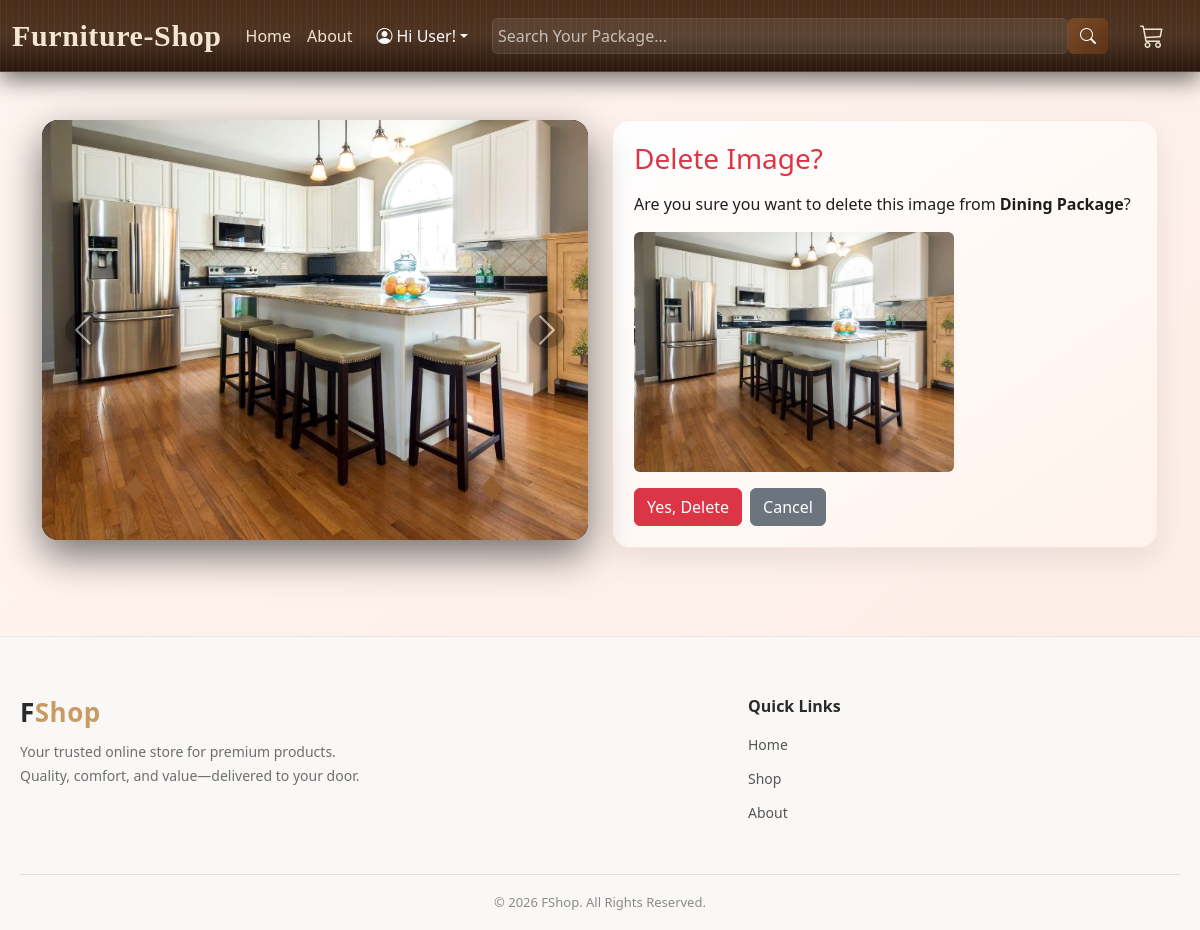
Page /products/image/del/4 on the committed database.
### products/models.py (models this page shows, shortened)
class ProductImage(models.Model):
    img = models.ImageField(
        upload_to='products/images/',
        blank=True,
        null=True
    )
    video = models.FileField(
        upload_to='products/videos/',
        blank=True,
        null=True,
        validators=[FileExtensionValidator(['mp4', 'webm', 'mov'])]
    )
    caption = models.CharField(max_length=200, blank=True)
    product = models.ForeignKey(
        Product,
        on_delete=models.CASCADE,
        related_name='images'
    )
    created_at = models.DateTimeField(auto_now_add=True)
    updated_at = models.DateTimeField(auto_now=True)

class Product(models.Model):
    title = models.CharField(max_length=255)
    desc = models.TextField(max_length=500)
    price = models.DecimalField(max_digits=10, decimal_places=2)
    stock = models.PositiveIntegerField()
    thumbnail = models.ImageField(upload_to='products/thumbnails/')
    created_at = models.DateTimeField(auto_now_add=True)
    updated_at = models.DateTimeField(auto_now=True)

### products/views.py (the view, shortened to what this page needs)
# urls.py: path('image/del/<int:pk>', DeleteProductImage.as_view(), name = 'del_prod_image')
class DeleteProductImage(DeleteView):
    model = ProductImage
    template_name = 'products/image_del.html'
    context_object_name = 'image'
    def get_context_data(self, **kwargs):
        context = super().get_context_data(**kwargs)
        context['product'] = self.object.product
        return context

### templates/products/image_del.html (shortened to what this page needs)
{% extends 'base/base.html' %}
{% block content %}
<section id="product-detail-section" class="container py-5">
    <div class="row g-4 align-items-start">
        <div class="col-lg-6">
            {% include 'products/includes/productImageCarousel.html' %}
        </div>
        <div class="col-lg-6">
            <div class="product-info">
                <h3 class="text-danger mb-3">
                    Delete Image?
                </h3>
                <p class="mb-3">
                    Are you sure you want to delete this image from
                    <strong>{{ image.product.title }}</strong>?
                </p>
                {% if image.img %}
                <img src="{{ image.img.url }}" class="img-fluid rounded mb-3"
                    style="max-height: 240px; object-fit: contain;">
                {% elif image.video %}
                <video class="img-fluid rounded mb-3" style="max-height: 240px; width: 100%; object-fit: contain;"
                    controls>
                    <source src="{{ image.video.url }}" type="video/mp4">
                </video>
                {% endif %}
                <form method="post" enctype="multipart/form-data">
                    <div class="d-flex gap-2">
                        <button type="submit" class="btn btn-danger">
                            Yes, Delete
                        </button>
                        <a href="{% url 'product_details' image.product.pk %}" class="btn btn-secondary">
                            Cancel
                        </a>
                    </div>
                </form>
            </div>
        </div>
    </div>
</section>
{% endblock %}

### templates/products/includes/productImageCarousel.html (shortened to what this page needs)
<div id="productImageCarousel" class="carousel slide product-carousel" data-bs-ride="carousel">
    {% if product.images.all %}
    <div class="carousel-inner">
        {% for image in product.images.all %}
        <div class="carousel-item {% if forloop.first %}active{% endif %}">
            {% if image.img %}
            <img src="{{ image.img.url }}" class="d-block w-100 product-main-img" alt="{{ product.title }}">
            {% elif image.video %}
            <video class="d-block w-100 product-main-img" controls>
                <source src="{{ image.video.url }}" type="video/mp4">
                Your browser does not support the video tag.
            </video>
            {% endif %}
        </div>
        {% endfor %}
    </div>
    {% if product.images.count > 1 %}
    <button class="carousel-control-prev" type="button" data-bs-target="#productImageCarousel" data-bs-slide="prev">
        <span class="carousel-control-prev-icon"></span>
    </button>
    <button class="carousel-control-next" type="button" data-bs-target="#productImageCarousel" data-bs-slide="next">
        <span class="carousel-control-next-icon"></span>
    </button>
    {% endif %}
    {% endif %}
</div>

### static/css/design.css (style rules this page uses)
* { margin: 0; padding: 0; box-sizing: border-box; font-family: "Poppins", system-ui, sans-serif; }
.product-info { padding: 22px; background: linear-gradient(145deg, #ffffff, #fff3ec); border-radius: 18px; box-shadow: inset 0 0 0 1px rgba(255, 120, 80, 0.15), 0 12px 30px rgba(0, 0, 0, 0.08); }

### templates/products/includes/productImageCarousel.html (style rules this page uses)
.product-carousel { border-radius: 16px; overflow: hidden; background: radial-gradient(circle at top, #2a1a12, #120a06); box-shadow: 0 15px 40px rgba(0,0,0,0.55); }
.product-main-img { height: 420px; object-fit: cover; border-radius: 16px; transition: transform 0.6s ease, filter 0.6s ease; filter: contrast(1.05) saturate(1.1); }
.carousel-control-prev-icon, .carousel-control-next-icon { background-color: rgba(0,0,0,0.65); border-radius: 50%; padding: 18px; box-shadow: 0 4px 10px rgba(0,0,0,0.4); }
.product-carousel .carousel-item { touch-action: pan-y; }

### rows in the picture
ProductImage: img (picture), product "Dining Package"
